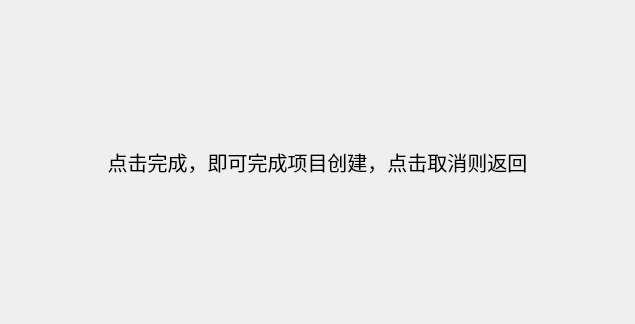
<?xml version="1.0" encoding="UTF-8"?>
<ui version="4.0">
 <class>ConfirmPage</class>
 <widget class="QWizardPage" name="ConfirmPage">
  <property name="geometry">
   <rect>
    <x>0</x>
    <y>0</y>
    <width>635</width>
    <height>324</height>
   </rect>
  </property>
  <property name="sizePolicy">
   <sizepolicy hsizetype="Preferred" vsizetype="Preferred">
    <horstretch>0</horstretch>
    <verstretch>0</verstretch>
   </sizepolicy>
  </property>
  <property name="windowTitle">
   <string>WizardPage</string>
  </property>
  <layout class="QGridLayout" name="gridLayout">
   <item row="0" column="0">
    <layout class="QVBoxLayout" name="verticalLayout">
     <property name="leftMargin">
      <number>5</number>
     </property>
     <property name="topMargin">
      <number>5</number>
     </property>
     <property name="rightMargin">
      <number>5</number>
     </property>
     <property name="bottomMargin">
      <number>5</number>
     </property>
     <item>
      <widget class="QLabel" name="label">
       <property name="font">
        <font>
         <pointsize>15</pointsize>
        </font>
       </property>
       <property name="text">
        <string>点击完成，即可完成项目创建，点击取消则返回</string>
       </property>
       <property name="alignment">
        <set>Qt::AlignCenter</set>
       </property>
      </widget>
     </item>
    </layout>
   </item>
  </layout>
 </widget>
 <resources/>
 <connections/>
</ui>
